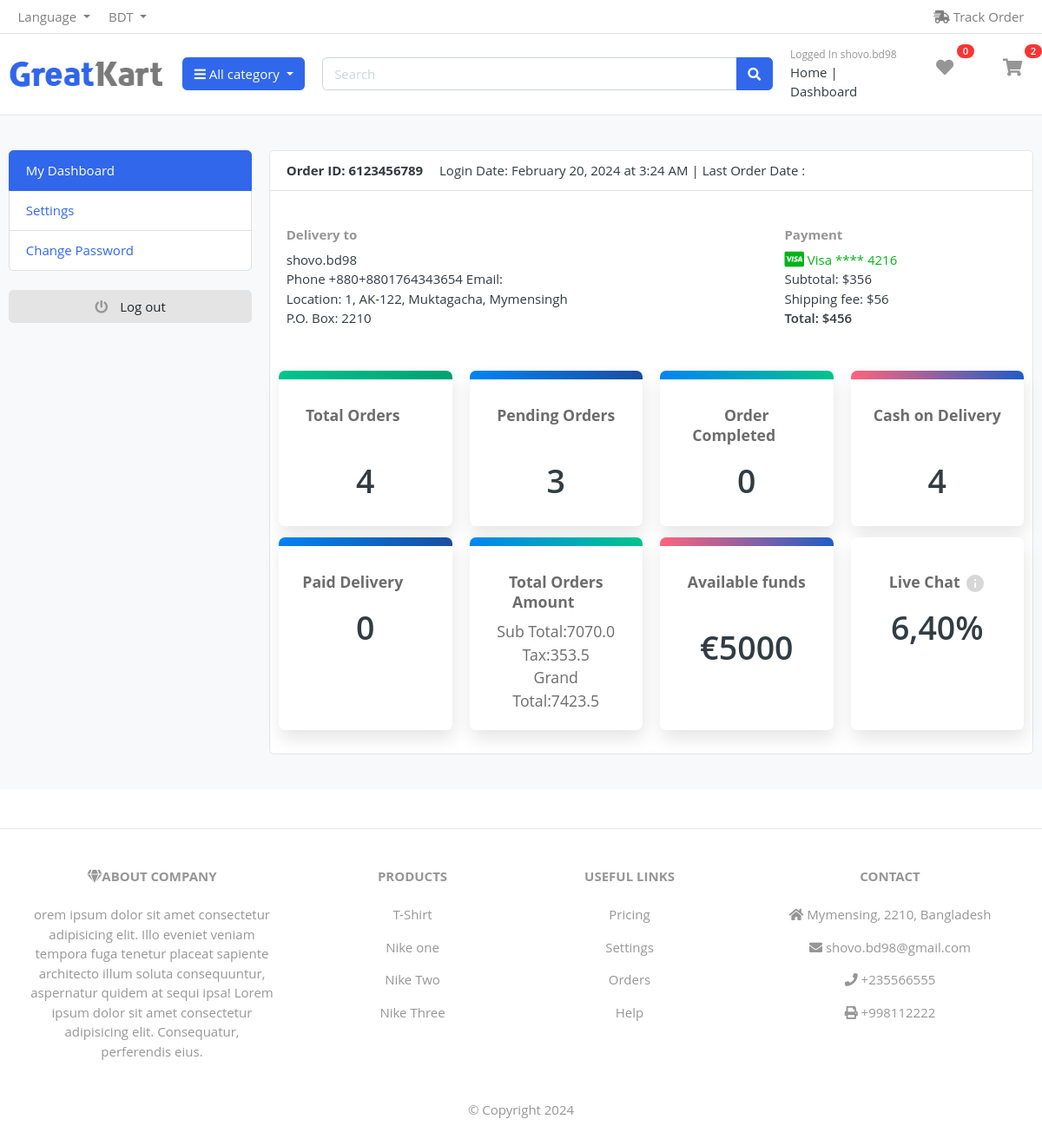
The app's page /auth/user_dashboard/ (signed in), older data.
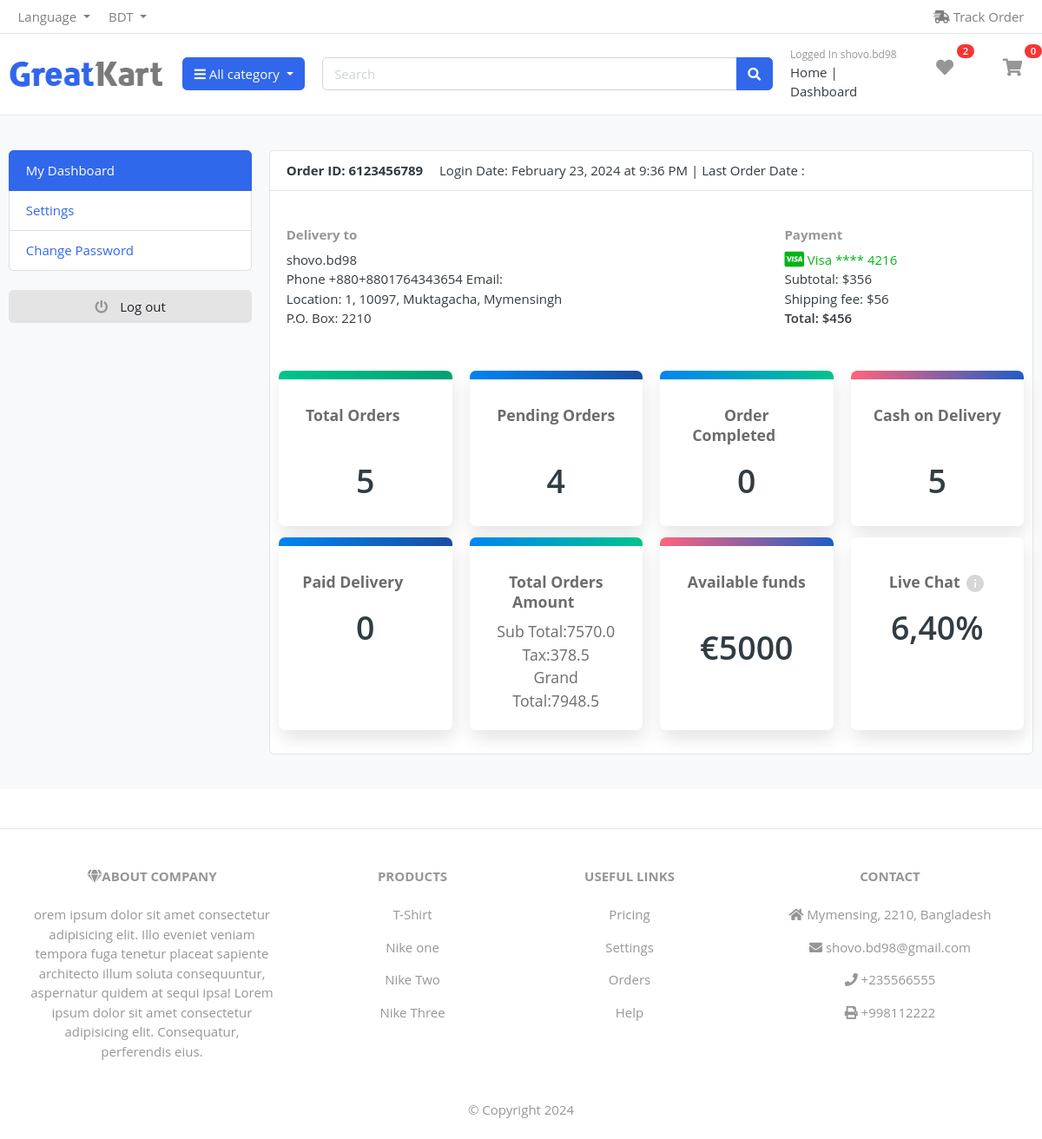
The same page, newer data.
### user_auth/models/user.py (models this page shows, shortened)
class User(AbstractBaseUser, PermissionsMixin):
    ADMIN = 1
    CUSTOMER = 2
    MALE = 1
    FEMALE = 2
    GOOGLE_SIGNUP=1
    GITHUB_SIGNUP=2
    FACEBOOK_SIGNUP=3
    SITE_SIGNUP =4
    ROLE_CHOOSED    =   ((ADMIN, 'admin'),(CUSTOMER, 'customer'),)
    GENDER_CHOOSED  =   ((MALE, 'male'),(FEMALE, 'female'))
    SIGNUP_PLATFORM =   ((GOOGLE_SIGNUP,'Login from Google'),(GITHUB_SIGNUP, 'Login from Github'),(FACEBOOK_SIGNUP,'Login from Facebook'),(SITE_SIGNUP,'Login'),)
    first_name      =   models.CharField(max_length=50, null=True, blank=True)
    last_name       =   models.CharField(max_length=50, null=True, blank=True)
    username        =   models.CharField(max_length=50, unique=True)
    email           =   models.EmailField(max_length=100, unique=True)
    role            =   models.PositiveSmallIntegerField(choices=ROLE_CHOOSED,
                                                                              blank=True, null=True)
    gender_choosed  =   models.PositiveSmallIntegerField(choices=GENDER_CHOOSED,
                                                                              blank=True, null=True)
    sign_up_platform=   models.PositiveSmallIntegerField(choices=SIGNUP_PLATFORM,
                                                                              blank=True, null=True)
    date_joined     =   models.DateTimeField(auto_now_add=True)
    last_login      =   models.DateTimeField(auto_now_add=True)
    created_date    =   models.DateTimeField(auto_now_add=True)
    modify_date     =   models.DateTimeField(auto_now=True)
    is_admin        =   models.BooleanField(default=False)
    is_staff        =   models.BooleanField(default=False)
    is_active       =   models.BooleanField(default=False)
    is_superuser    =   models.BooleanField(default=False)
    USERNAME_FIELD  =   'email'
    objects         =  UserManager()

### user_auth/models/user_address.py (models this page shows, shortened)
class User_Address(models.Model):
    BANGLADESH=1
    COUNTRY_CHOOSED  = ((BANGLADESH, 'Bangladesh'), )
    user = models.ForeignKey(settings.AUTH_USER_MODEL, on_delete=models.CASCADE, null=True, blank=True)
    zipcode = models.CharField(max_length=10, blank=True,null=True)
    phone = models.CharField(max_length=200, blank=True,null=True)
    house_number = models.CharField(max_length=20, blank=True,null=True)
    street = models.CharField(max_length=30, blank=True,null=True)
    state = models.CharField(max_length=30, blank=True,null=True)
    country    = models.PositiveSmallIntegerField(choices=COUNTRY_CHOOSED, blank=True, null=True)
    objects = Update_User_Address()

### user_auth/views/dashboard/user_dashboard.py (the view)
# urls.py: path('user_dashboard/', user_dashboard, name='user_dashboard'),
def user_dashboard(request):
    if request.user.is_authenticated:
        current_user = request.user
        date = datetime.date.today()
        today = now().date()
        user_address = User_Address.objects.get(user=current_user)
        total_orders = Order.objects.filter(user=current_user, is_ordered=True).count()
        pending_count = Order.objects.filter(status='Pending').count()
        completed_count = Order.objects.filter(status='Completed').count()
        payment_status = Order.objects.filter(payment_status='Cash_on_delivery').count()
        paid_status = Order.objects.filter(payment_status='Paid').count()
        grand_total_amount = Order.objects.aggregate(grand_total_amount=Sum('grand_total'))['grand_total_amount']
        tax = Order.objects.aggregate(tax=Sum('tax'))['tax']
        order_total=Order.objects.aggregate(order_total=Sum('order_total'))['order_total']
        ip_address = ip_address = get_client_ip(request)
        print("ip_address___________",ip_address)
        return render(request,'dashboard/user_dashboard.html', locals())
    else:
        return HttpResponse("not login")

### cart/templatetags/cart_tag.py (called while the page is built)
@register.filter
def cart_total(user):
    cart_total_item = Cart_Item.objects.filter(cart__user=user, cart__is_paid=False)
    return cart_total_item.count()

@register.filter
def wish_list_total(user):
    wishlist_total_item = Wish_List.objects.filter(user=user, is_added=True)
    return wishlist_total_item.count()

### product_categories/views/brand_context_processor.py (called while the page is built)
def brands(request):
    brand_name = Product_Brand.objects.all()
    return {'brand_name': brand_name}

### product_categories/views/category_context_processors.py (called while the page is built)
def categories(request):
    category_name = Product_Categories.objects.all()
    return {'category_name' : category_name}

### products/models/products_model.py (called while the page is built)
    def __str__(self) -> str:
        return self.product_name

### system_setting/models/contact.py (called while the page is built)
    def __str__(self) -> str:
        return self.country_name

### system_setting/views/contact_and_details.py (called while the page is built)
def contact_and_details(request):
    get_contact = Contact.objects.first()
    get_product = Products.objects.all()[:4]
    print(get_contact)
    return {'get_contact': get_contact, 'get_product':get_product,}

### user_auth/views/dashboard/user_dashboard.py (called while the page is built, shortened)
def get_client_ip(request):
    remote_address = request.META.get('REMOTE_ADDR')
    ip = remote_address
    x_forwarded_for = request.META.get('HTTP_X_FORWARDED_FOR')
    return ip

### templates/dashboard/user_dashboard.html (shortened to what this page needs)
{% extends 'base/base.html' %}
{% load static %}
{% block headers %}
{% include 'include/main_include_file.html' %}
{% endblock headers %}
{% block body %}
<section class="section-conten padding-y bg">
    <div class="container">
        <div class="row">
        {% include "dashboard/user_options.html" %}
        <main class="col-md-9">
            <article class="card">
            <header class="card-header">
                <strong class="d-inline-block mr-3">Order ID: 6123456789</strong>
                <span>Login Date: {{ user.last_login|date:"F j, Y" }} at {{ user.last_login|time:"g:i A" }}</span> |
                <span>Last Order Date : {{get_order.created}} </span>
            </header>
            {% include "dashboard/show_address.html" %}
            {% include "include/dashboard_functions.html" %}
    </div>
    </section>
{% include "include/footer.html" %}
{% endblock body %}

### templates/include/user_loged_header.html (shortened to what this page needs)
{% load static %}
{% load cart_tag %}
<section class="header-main border-bottom">
	<div class="container">
<div class="row align-items-center">
	<div class="col-lg-2 col-md-3 col-6">
		<a href="{% url 'index' %}" class="brand-wrap">
			<img class="logo" src="{% static 'images/logo.png' %}" >
		</a>
	</div>
	<div class="col-lg col-sm col-md col-6 flex-grow-0">
		<div class="category-wrap dropdown d-inline-block float-right">
			<button type="button" class="btn btn-primary dropdown-toggle" data-toggle="dropdown">
				<i class="fa fa-bars"></i> All category
			</button>
		</div>
	</div>
	<div class="col-lg  col-md-6 col-sm-12 col">
		<form action="#" class="search">
			<div class="input-group w-100">
			    <input type="text" class="form-control" style="width:60%;" placeholder="Search">
			    <div class="input-group-append">
			      <button class="btn btn-primary" type="submit">
			        <i class="fa fa-search"></i>
			      </button>
			    </div>
		    </div>
		</form>
	</div>
	<div class="col-lg-3 col-sm-6 col-8 order-2 order-lg-3">
				<div class="d-flex justify-content-end mb-3 mb-lg-0">
					<div class="widget-header">
						<small class="title text-muted">Logged In  {{user.username}} </small>
						<div>
							<a href="{% url 'index' %}"  >Home</a> <span class="dark-transp"> | </span>
							<a href="{% url 'myaccount' %}"  > Dashboard</a>
						</div>
					</div>
					<a href="{% url 'view_wish_list' %}" class="widget-header pl-3 ml-2">
						<div class="icon icon-sm "><i class="fa fa-heart"></i></div>
						<span class="badge badge-pill badge-danger notify">{{ request.user | wish_list_total }}</span>
					</a>
					<a href="{% url 'cart_view' %}" class="widget-header pl-3 ml-3">
						<div class="icon icon-sm "><i class="fa fa-shopping-cart"></i></div>
						<span class="badge badge-pill badge-danger notify">{{ request.user | cart_total }}</span>
					</a>
				</div>
			</div>
</div>
	</div>
</section>

### templates/dashboard/show_address.html
<div class="card-body">
    <div class="row">
        <div class="col-md-8">
            <h6 class="text-muted">Delivery to</h6>
            <p>{{user_address.user.username}}<br>
            Phone +880{{user_address.phone}} Email:{{user_address.email}} <br>
            Location: {{user_address.country}}, {{user_address.house_number}}, {{user_address.street}},  {{user_address.state}} <br>
            P.O. Box: {{user_address.zipcode}}
             </p>
        </div>
        <div class="col-md-4">
            <h6 class="text-muted">Payment</h6>
            <span class="text-success">
                <i class="fab fa-lg fa-cc-visa"></i>
                Visa  **** 4216
            </span>
            <p>Subtotal: $356 <br>
             Shipping fee:  $56 <br>
             <span class="b">Total:  $456 </span>
            </p>
        </div>
    </div>
</div>

Row changes from the older to the newer data that the page shows:
changed User "shovo.bd98": user|wish_list_total "0" → "2"; user|cart_total "2" → "0"; last_login "February 20, 2024" → "February 23, 2024"; last_login "3:24 AM" → "9:36 PM"
changed User_Address "Muktagacha": house_number "AK-122" → "10097"
Text that changed along with them:
{{ total_orders }}: "4" → "5"
{{ pending_count }}: "3" → "4"
{{ payment_status }}: "4" → "5"
{{ order_total }}: "7070.0" → "7570.0"
{{ tax }}: "353.5" → "378.5"
{{ grand_total_amount }}: "7423.5" → "7948.5"
